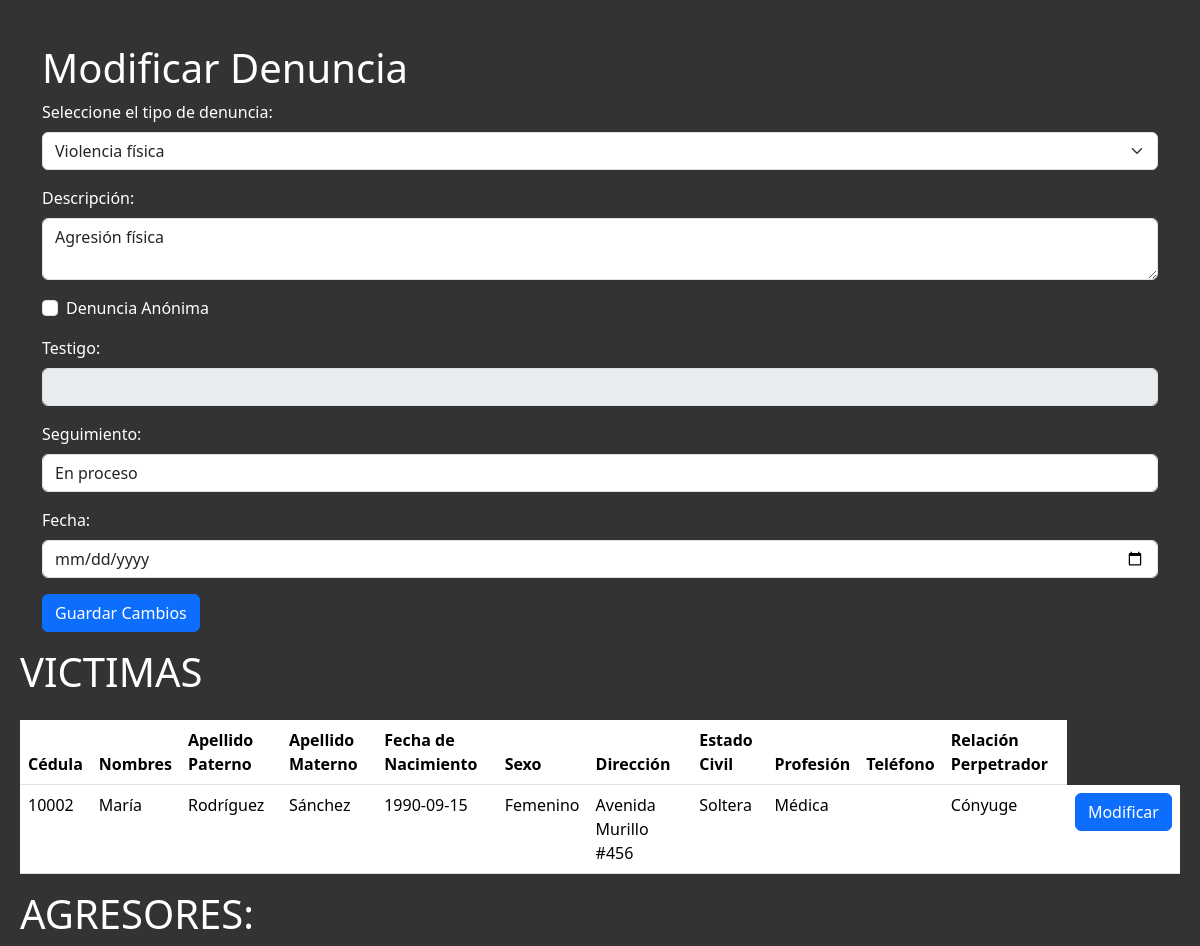
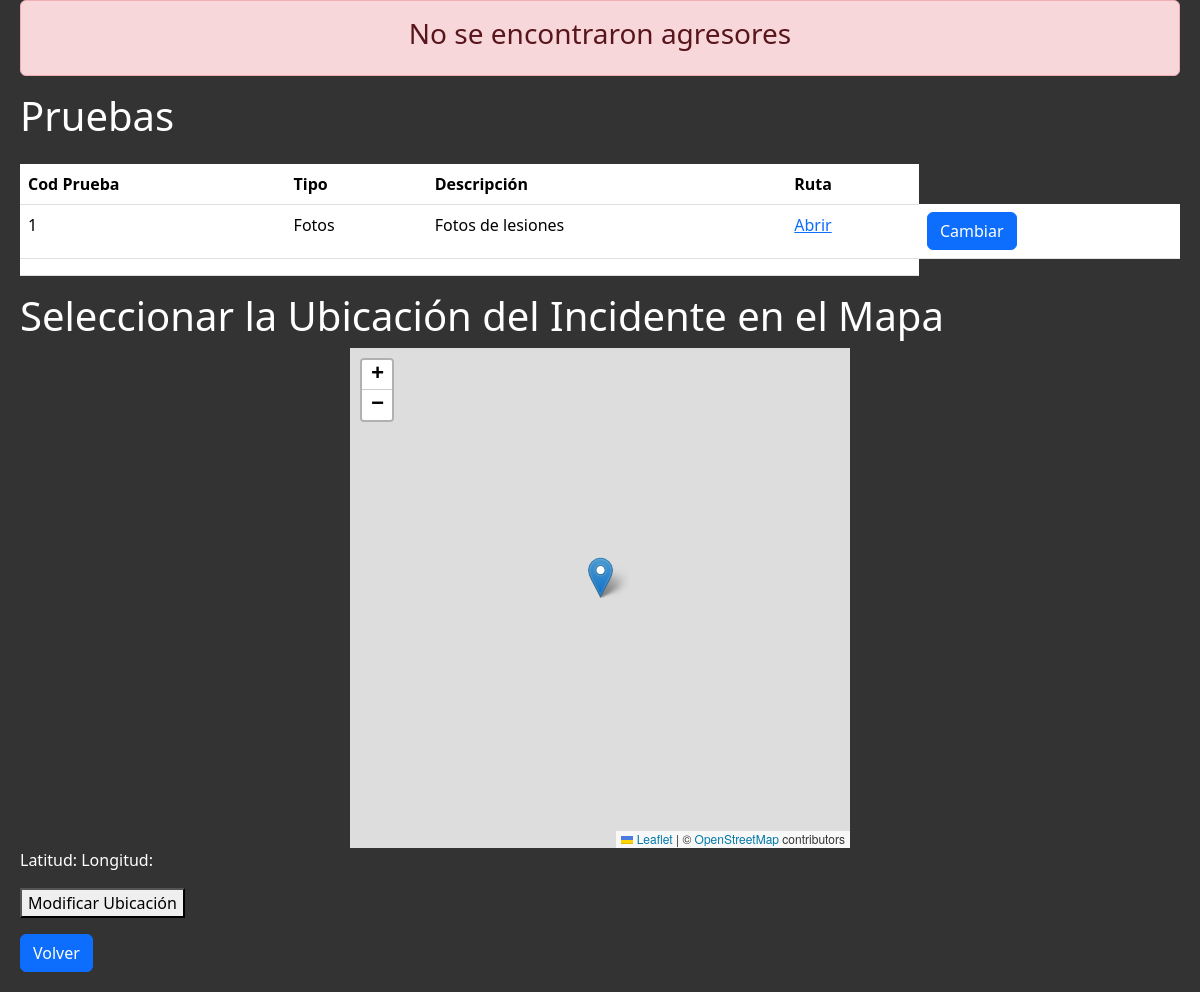
/controlador/denunciaModificar.php?cod=1, run on the app's committed database (2 pictures, top to bottom).
### tables this page shows
CREATE TABLE `denuncia` (
  `codDenuncia` int(11) NOT NULL AUTO_INCREMENT,
  `tipo` varchar(80) DEFAULT NULL,
  `descripcion` varchar(80) DEFAULT NULL,
  `testigo` varchar(80) DEFAULT NULL,
  `seguimiento` varchar(80) DEFAULT NULL,
  `fecha` date DEFAULT NULL,
  `codGeo` int(11) DEFAULT NULL,
  PRIMARY KEY (`codDenuncia`)
);

CREATE TABLE `victima` (
  `ci` int(11) NOT NULL,
  `relacion_perpetrador` varchar(70) DEFAULT NULL,
  `codDenuncia` int(11) DEFAULT NULL
);

CREATE TABLE `persona` (
  `ci` int(11) NOT NULL,
  `nombre` varchar(20) DEFAULT NULL,
  `apePaterno` varchar(20) DEFAULT NULL,
  `apeMaterno` varchar(20) DEFAULT NULL,
  `fechaNaci` date DEFAULT NULL,
  `sexo` varchar(20) DEFAULT NULL,
  `direccion` varchar(90) DEFAULT NULL,
  `estado_civil` varchar(20) DEFAULT NULL,
  `profesion` varchar(40) DEFAULT NULL
);

CREATE TABLE `incidente_prueba` (
  `codDenuncia` int(11) NOT NULL,
  `codPrueba` int(11) NOT NULL
);

CREATE TABLE `prueba` (
  `codPrueba` int(11) NOT NULL AUTO_INCREMENT,
  `tipo` varchar(40) DEFAULT NULL,
  `descripcion` varchar(500) DEFAULT NULL,
  `ruta` varchar(100) DEFAULT NULL,
  PRIMARY KEY (`codPrueba`)
);

### modelo/DenunciaClase.php (called while the page is built, shortened)
<?php
class Denuncia{
    private $codDenuncia;
    public function lista(){
        $db=new Conexion();
        $sql=$db->query("SELECT * FROM denuncia");
        return ($sql);
    }public function lista_especifica(){
        $db=new Conexion();
        $sql=$db->query("SELECT * FROM denuncia where codDenuncia=$this->codDenuncia");
        return ($sql);
    }
    public function setCodDenuncia($codDenuncia){
        $this->codDenuncia=$codDenuncia;
    }
}
?>

### modelo/VictimaClase.php (called while the page is built, shortened)
<?php
class Victima{
    private $codDenuncia;
    public function lista_especifica_denuncia(){
        $db=new Conexion();
        $sql=$db->query("SELECT * FROM victima where codDenuncia=$this->codDenuncia");
        return ($sql);
    }
    public function setCodDenuncia($codDenuncia){
        $this->codDenuncia=$codDenuncia;
    }
}
?>

### modelo/PersonaClase.php (called while the page is built, shortened)
<?php
class Persona{
    private $ci;
    public function lista(){
        $db=new Conexion();
        $sql=$db->query("SELECT * FROM persona");
        return ($sql);
    }public function lista_especifica(){
        $db=new Conexion();
        $sql=$db->query("SELECT * FROM persona where ci=$this->ci");
        return ($sql);
    }
    public function setCi($ci) {
        $this->ci = $ci;
    }
}
?>

### modelo/RealizaClase.php (called while the page is built, shortened)
<?php
class Realiza {
    private $codDenuncia;
    public function listaEspecifica() {
        $db = new Conexion();
        $sql = $db->prepare("SELECT * FROM realiza WHERE codDenuncia = ?");
        $sql->bind_param("i", $this->codDenuncia);
        $sql->execute();
        return $sql;
    }
    public function setCodDenuncia($codDenuncia) {
        $this->codDenuncia = $codDenuncia;
    }
}
?>

### modelo/Incidente_PruebaClase.php (called while the page is built, shortened)
<?php
class Incidente_Prueba{
    private $codDenuncia;
    public function lista(){
        $db=new Conexion();
        $sql=$db->query("SELECT * FROM incidente_prueba");
        return ($sql);
    }public function lista_especifica(){
        $db=new Conexion();
        $sql=$db->query("SELECT * FROM incidente_prueba where codDenuncia=$this->codDenuncia");
        return ($sql);
    }
    public function setCodDenuncia($codDenuncia){
        $this->codDenuncia = $codDenuncia;
    }
}
?>

### modelo/PruebaClase.php (called while the page is built, shortened)
<?php
class Prueba{
    private $codPrueba;
    public function lista(){
        $db=new Conexion();
        $sql=$db->query("SELECT * FROM prueba");
        return ($sql);
    }public function lista_especifica(){
        $db=new Conexion();
        $sql=$db->query("SELECT * FROM prueba where codPrueba=$this->codPrueba");
        return ($sql);
    }
    public function setCodPrueba($codPrueba){
        $this->codPrueba=$codPrueba;
    }
}
?>

### controlador/geoModificar.php (called while the page is built, shortened)
<?php
    include("../vista/Reporte_denuncias/geolocalizacionModificar.php");
?>

### controlador/denunciaModificar.php (the view, shortened to what this page needs)
<?php
$cod = $_GET['cod'];
include("../modelo/DenunciaClase.php");
$car = new Denuncia($cod, "", "", "", "","","");
$res = $car->lista_especifica();
$reg = $res->fetch_assoc();
$tipo = $reg['tipo'];
$descripcion = $reg['descripcion'];
$testigo = isset($_POST['testigo']) ? $_POST['testigo'] : null;
$seguimiento = $reg['seguimiento'];
$fecha = $reg['fecha'];
include("../vista/Reporte_denuncias/denunciaModificar.php");
include("../modelo/VictimaClase.php");
include("../modelo/PersonaClase.php");
$carVictima=new Victima("","",$cod);
$resVictima = $carVictima->lista_especifica_denuncia();
echo "<h1>VICTIMAS</h1>";
if ($resVictima->num_rows > 0) {
    echo '<table class="table mt-4">';
    echo '<thead class="thead-dark">';
    echo '<tr>';
    echo '<th scope="col">Cédula</th>';
    echo '<th scope="col">Nombres</th>';
    echo '<th scope="col">Apellido Paterno</th>';
    echo '<th scope="col">Apellido Materno</th>';
    echo '<th scope="col">Fecha de Nacimiento</th>';
    echo '<th scope="col">Sexo</th>';
    echo '<th scope="col">Dirección</th>';
    echo '<th scope="col">Estado Civil</th>';
    echo '<th scope="col">Profesión</th>';
    echo '<th scope="col">Teléfono</th>';
    echo '<th scope="col">Relación Perpetrador</th>';
    echo '</tr>';
    echo '</thead>';
    echo '<tbody>';
    while ($rowVictima = $resVictima->fetch_assoc()) {
        $ci = $rowVictima['ci'];
        $carPer = new Persona($ci, "", "", "", "","","","","","");
        $resPer = $carPer->lista_especifica();
        $regPer = $resPer->fetch_assoc();
        $nombres = $regPer['nombre'];
        $apellidoP = $regPer['apePaterno'];
        $apellidoM = $regPer['apeMaterno'];
        $fechaNacimiento = $regPer['fechaNaci'];
        $sexo = $regPer['sexo'];
        $direccion = $regPer['direccion'];
        $estadoCivil = $regPer['estado_civil'];
        $profesion = $regPer['profesion'];
        $telefono = $regPer['telefono'];
        $relacion = $rowVictima['relacion_perpetrador'];
        echo '<tr>';
        echo '<td>' . $ci . '</td>';
        echo '<td>' . $nombres . '</td>';
        echo '<td>' . $apellidoP . '</td>';
        echo '<td>' . $apellidoM . '</td>';
        echo '<td>' . $fechaNacimiento . '</td>';
        echo '<td>' . $sexo . '</td>';
        echo '<td>' . $direccion . '</td>';
        echo '<td>' . $estadoCivil . '</td>';
        echo '<td>' . $profesion . '</td>';
        echo '<td>' . $telefono . '</td>';
        echo '<td>' . $relacion . '</td>';
        echo '<td><a href="victimaModificar.php?ci=' . $ci . '&cod=' . $cod . '" class="btn btn-primary">Modificar</a></td>';
        echo '</tr>';
    }
    echo '</tbody>';
    echo '</table>';
} else {
    echo "<div style='text-align: center;' class='alert alert-danger' role='alert'>";
    echo "<h3>No se encontraron victimas</h3></div>";
}
include("../modelo/RealizaClase.php");
$carRealiza=new Realiza("",$cod,"","");
$resRealiza = $carRealiza->listaEspecifica();
echo "<h1>AGRESORES: </h1>";
if ($resRealiza->num_rows > 0) {
    echo '<table class="table mt-4">';
    echo '<thead class="thead-dark">';
    echo '<tr>';
    echo '<th scope="col">Cédula</th>';
    echo '<th scope="col">Nombres</th>';
    echo '<th scope="col">Apellido Paterno</th>';
    echo '<th scope="col">Apellido Materno</th>';
    echo '<th scope="col">Fecha de Nacimiento</th>';
    echo '<th scope="col">Sexo</th>';
    echo '<th scope="col">Dirección</th>';
    echo '<th scope="col">Estado Civil</th>';
    echo '<th scope="col">Profesión</th>';
    echo '<th scope="col">Teléfono</th>';
    echo '<th scope="col">Descripción</th>';
    echo '</tr>';
    echo '</thead>';
    echo '<tbody>';
    while ($rowRealiza = $resRealiza->fetch_assoc()) {
        $ci = $rowRealiza['ci'];
        $carPer = new Agresor($ci, "");
        $resAg = $carAg->lista_especifica();
        $regAg = $resAg->fetch_assoc();
        $carPer = new Persona($ci, "", "", "", "","","","","","");
        $resPer = $carPer->lista_especifica();
        $regPer = $resPer->fetch_assoc();
        $nombres = $regPer['nombre'];
        $apellidoP = $regPer['apePaterno'];
        $apellidoM = $regPer['apeMaterno'];
        $fechaNacimiento = $regPer['fechaNaci'];
        $sexo = $regPer['sexo'];
        $direccion = $regPer['direccion'];
        $estadoCivil = $regPer['estado_civil'];
        $profesion = $regPer['profesion'];
        $telefono = $regPer['telefono'];
        $descripcion = $regAg['descripcion'];
        echo '<tr>';
        echo '<td>' . $ci . '</td>';
        echo '<td>' . $nombres . '</td>';
        echo '<td>' . $apellidoP . '</td>';
        echo '<td>' . $apellidoM . '</td>';
        echo '<td>' . $fechaNacimiento . '</td>';
        echo '<td>' . $sexo . '</td>';
        echo '<td>' . $direccion . '</td>';
        echo '<td>' . $estadoCivil . '</td>';
        echo '<td>' . $profesion . '</td>';
        echo '<td>' . $telefono . '</td>';
        echo '<td>' . $descripcion . '</td>';
        echo '<td><a href="agresorModificar.php?ci=' . $ci . '&cod=' . $cod . '" class="btn btn-primary">Cambiar</a></td>';
        echo '</tr>';
    }
    echo '</tbody>';
    echo '</table>';
} else {
    echo "<div style='text-align: center;' class='alert alert-danger' role='alert'>";
    echo "<h3>No se encontraron agresores</h3></div>";
}
include("../modelo/PruebaClase.php");
include("../modelo/Incidente_PruebaClase.php");
$carIP=new Incidente_Prueba($cod,"");
$resIP = $carIP->lista_especifica();
echo "<h1>Pruebas</h1>";
if ($resIP->num_rows > 0) {
    echo '<table class="table mt-4">';
    echo '<thead class="thead-dark">';
    echo '<tr>';
    echo '<th scope="col">Cod Prueba</th>';
    echo '<th scope="col">Tipo</th>';
    echo '<th scope="col">Descripción</th>';
    echo '<th scope="col">Ruta</th>';
    echo '</tr>';
    echo '</thead>';
    echo '<tbody>';
    while ($rowIP = $resIP->fetch_assoc()) {
        $codPrueba = $rowIP['codPrueba'];
        $carPrueba = new Prueba($codPrueba, "", "", "");
        $resPrueba = $carPrueba->lista_especifica();
        $regPrueba = $resPrueba->fetch_assoc();
        $tipo = $regPrueba['tipo'];
        $descripcion = $regPrueba['descripcion'];
        $ruta = $regPrueba['ruta'];
        echo '<tr>';
        echo '<td>' . $codPrueba . '</td>';
        echo '<td>' . $tipo . '</td>';
        echo '<td>' . $descripcion . '</td>';
        echo '<td><a href="' . $ruta . '" target="_blank">Abrir</a></td>';
        echo '<td><a href="pruebaModificar.php?codPrueba=' . $codPrueba . '&cod=' . $cod . '" class="btn btn-primary">Cambiar</a></td>';
        echo '</tr>';
        echo '<tr>';
        echo '<td colspan="4" class="text-center">';
        echo '</td>';
        echo '</tr>';
    }
    echo '</tbody>';
    echo '</table>';
} else {
    echo '<p class="mt-4">No se encontraron pruebas.</p>';
}
include("geoModificar.php");
?>
<button type="button" class="btn btn-primary mt-3" onclick="window.location.href='../controlador/denunciaLista.php'">Volver</button>
</body>
</html>

### vista/Reporte_denuncias/denunciaModificar.php (shortened to what this page needs)
<!DOCTYPE html>
<html lang="en">
<head>
    <link href="https://cdn.jsdelivr.net/npm/bootstrap@5.3.1/dist/css/bootstrap.min.css" rel="stylesheet">
</head>
<body>
    <div class="container">
        <h1 class="mt-4">Modificar Denuncia</h1>
        <form action="" method="POST">
            <div class="mb-3">
                <label for="tipo" class="form-label">Seleccione el tipo de denuncia:</label>
                <select class="form-select" name="tipo" id="tipo">
                    <?php
                    $options = array(
                        "Violencia física",
                        "Violencia psicológica o emocional",
                        "Violencia verbal",
                        "Violencia sexual",
                        "Violencia doméstica o de pareja",
                        "Violencia escolar o bullying",
                        "Violencia racial o xenofobia",
                        "Violencia económica",
                        "Violencia política",
                        "Violencia en línea o ciberacoso",
                        "Violencia de género"
                    );
                    foreach ($options as $option) {
                        $selected = ($tipo == $option) ? ' selected' : '';
                        echo "<option value=\"$option\"$selected>$option</option>";
                    }
                    ?>
                </select>
            </div>
            <div class="mb-3">
                <label for="descripcion" class="form-label">Descripción:</label>
                <textarea class="form-control" id="descripcion" name="descripcion"><?php echo $descripcion; ?></textarea>
            </div>
            <div class="mb-3">
                <div class="form-check">
                    <input class="form-check-input" type="checkbox" id="anonima" name="anonima" onchange="toggleTestigo(this)">
                    <label class="form-check-label" for="anonima">Denuncia Anónima</label>
                </div>
            </div>
            <div class="mb-3">
                <label for="testigo" class="form-label">Testigo:</label>
                <input class="form-control" type="text" id="testigo" name="testigo" value="<?php echo $testigo; ?>" disabled>
            </div>
            <div class="mb-3">
                <label for="seguimiento" class="form-label">Seguimiento:</label>
                <input class="form-control" type="text" id="seguimiento" name="seguimiento" value="<?php echo $seguimiento; ?>">
            </div>
            <div class="mb-3">
                <label for="fecha" class="form-label">Fecha:</label>
                <input class="form-control" type="date" id="fecha" name="fecha" value="<?php echo $fecha; ?>">
            </div>
            <div class="mb-3">
                <input type="submit" class="btn btn-primary" value="Guardar Cambios" name="ModificarDenuncia">
            </div>
        </form>
    </div>
</body>
</html>

### vista/Reporte_denuncias/geolocalizacionModificar.php (shortened to what this page needs)
<!DOCTYPE html>
<html>
<head>
    <link rel="stylesheet" href="https://unpkg.com/leaflet@1.7.1/dist/leaflet.css" />
</head>
<body>
    <h1>Seleccionar la Ubicación del Incidente en el Mapa</h1>
    <div id="map-container">
        <div id="map"></div>
    </div>
    <p>Latitud: <span id="latitud"></span> Longitud: <span id="longitud"></span></p>
    <form id="ubicacionForm" action="" method="POST">
        <button type="submit">Modificar Ubicación</button>
    </form>
</body>
</html>

### vista/Reporte_denuncias/denunciaModificar.php (style rules this page uses)
body { background-color: #333; color: #fff; padding: 20px; }
.form-label { color: #fff; }

### vista/Reporte_denuncias/geolocalizacionModificar.php (style rules this page uses)
#map-container { width: 500px; height: 500px; margin: 0 auto; }
#map { height: 100%; }

### data on the page
denuncia: descripcion "Agresión física", seguimiento "En proceso"
victima: ci "10002", ci.nombre "María", ci.apePaterno "Rodríguez", ci.apeMaterno "Sánchez", ci.fechaNaci "1990-09-15", ci.sexo "Femenino", ci.direccion "Avenida Murillo #456", ci.estado_civil "Soltera", ci.profesion "Médica", relacion_perpetrador "Cónyuge"
incidente_prueba: codPrueba "1", codPrueba.tipo "Fotos", codPrueba.descripcion "Fotos de lesiones"

### other printed values
form field tipo "Violencia física"
